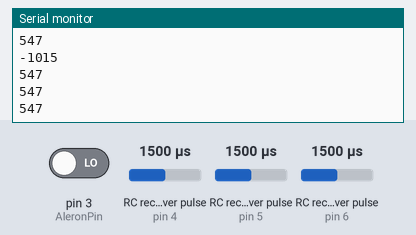
This sketch was run on a simulated Arduino Leonardo, built with avr-gcc and run on an emulated ATmega32U4. Parts: the last lines printed to the serial monitor. Wiring (inferred from the names in the program): 3 × RC receiver channel: data pin 4 / data pin 5 / data pin 6. Inputs (shaded band) come from the test bench; at power-on: RC receiver pulse (sensors on pin 4, pin 5, pin 6) 1500 µs, pin 3 (AleronPin) LOW. USB keyboard and mouse output is not drawn.

Above: at 1.2 s.
1.3 s: RC receiver pulse (sensor on pin 4) set to 1020 µs
At 1.4 s:
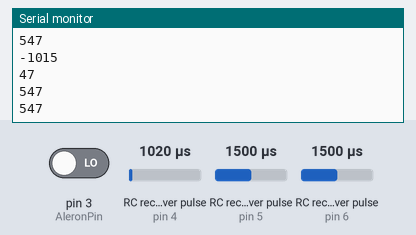
2.8 s: RC receiver pulse (sensor on pin 5) set to 1250 µs
At 2.9 s:
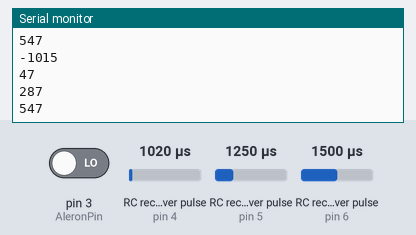
4.3 s: RC receiver pulse (sensor on pin 6) set to 1750 µs
At 4.4 s:
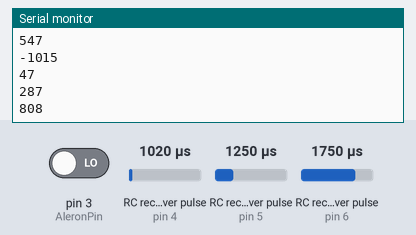
5.8 s: RC receiver pulse (sensor on pin 4) set to 1980 µs
At 5.9 s:
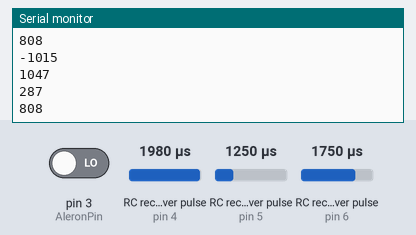
Timing chart, 0 to 8.3 s (numbered marks = the images above; inputs shaded):
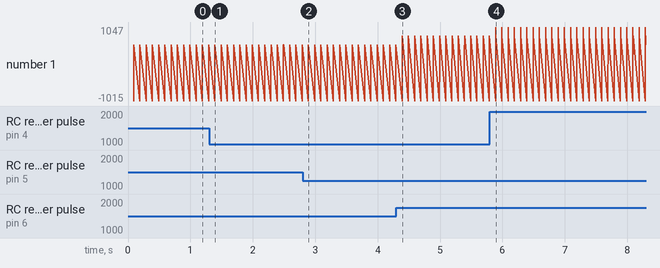

The sketch:

RCJoyStick.ino
```cpp
#include <Joystick.h>

int AleronPin = 3;
int ElevatorPin = 4;
int ThrottlePin =5;
int RudderPin = 6;
int Aux1Pin = 7;
int Aux2Pin = 8;


Joystick_ Joystick;

void setup()
{
  pinMode(AleronPin, INPUT);
  pinMode(ElevatorPin, INPUT);
  pinMode(ThrottlePin, INPUT);
  pinMode(RudderPin, INPUT);
  pinMode(Aux1Pin, INPUT);
  pinMode(Aux2Pin, INPUT);

  Joystick.begin();
  Serial.begin(9600);

}

void loop()
{


  int AleronChannel = pulseIn(AleronPin, HIGH, 25000);
  int AXY = map(AleronChannel, 975, 1935, 0, 1000);
  delay(5);
  int ElevatorChannel = pulseIn(ElevatorPin, HIGH, 25000);
  int EXY = map(ElevatorChannel, 975, 1935, 0, 1000);
  delay(5);
  int ThrottleChannel = pulseIn(ThrottlePin, HIGH, 25000);
  int TXY = map(ThrottleChannel, 975, 1935, 0, 1000);
  delay(5);
  int RudderChannel = pulseIn(RudderPin, HIGH, 25000);
  int RXY = map(RudderChannel, 975, 1935, 0, 1000);
  delay(5);

  Joystick.setRxAxis(AXY);
  Serial.println(AXY);
  Joystick.setRyAxis(EXY);
  Serial.println(EXY);
  Joystick.setXAxis(TXY);
  Serial.println(TXY);
  Joystick.setYAxis(RXY);
  Serial.println(RXY);


}
```

Measured:
- after the input at 1.3 s, the serial monitor: prints a new line after 0.09 s (image 1)
- after the input at 2.8 s, the serial monitor: prints a new line after 0.09 s (image 2)
- after the input at 4.3 s, the serial monitor: prints a new line after 0.09 s (image 3)
- after the input at 5.8 s, the serial monitor: prints a new line after 0.09 s (image 4)
- plotted number 1: 547 → 808 after the input at 4.3 s
